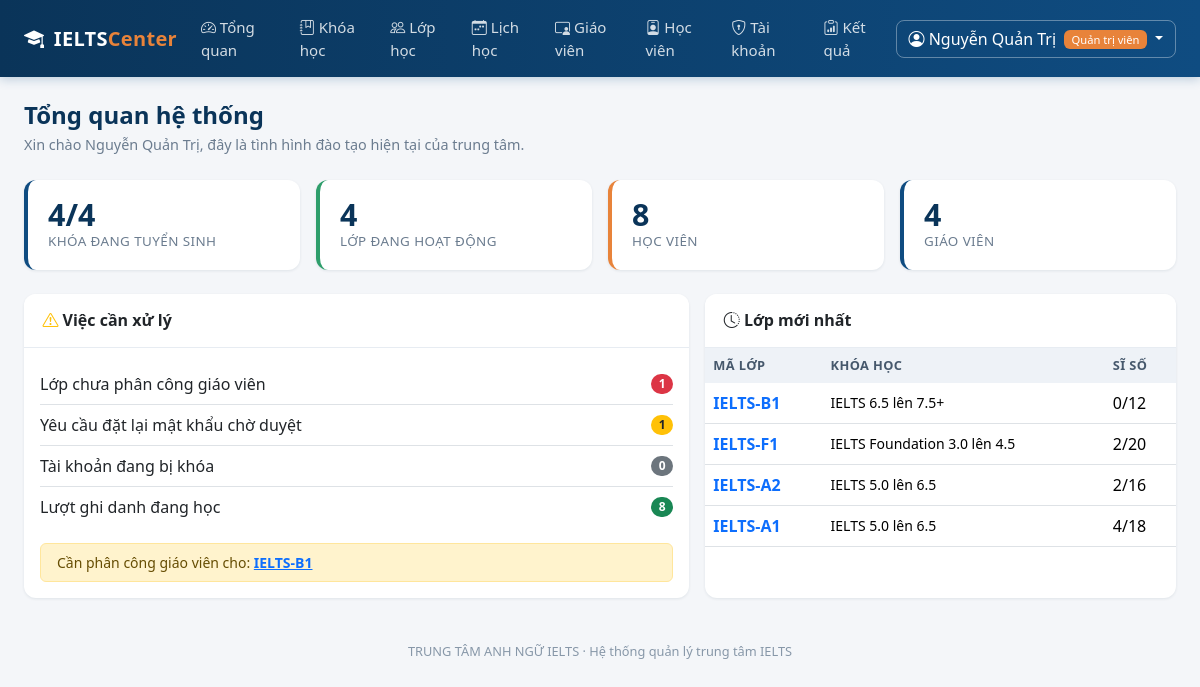
/quan-tri/ (signed in), run on the app's committed database.
### models.py (models this page shows, shortened)
class User(UserMixin, db.Model):
    __tablename__ = "users"
    id = db.Column(db.Integer, primary_key=True)
    username = db.Column(db.String(50), unique=True, nullable=False, index=True)
    password_hash = db.Column(db.String(255), nullable=False)
    role = db.Column(db.String(20), nullable=False, default=ROLE_STUDENT)
    full_name = db.Column(db.String(120), nullable=False)
    email = db.Column(db.String(120))
    phone = db.Column(db.String(20))
    is_locked = db.Column(db.Boolean, default=False, nullable=False)
    failed_logins = db.Column(db.Integer, default=0, nullable=False)
    created_at = db.Column(db.DateTime, default=datetime.now)
    teacher = db.relationship(
        "TeacherProfile", back_populates="user", uselist=False, cascade="all, delete-orphan"
    )
    student = db.relationship(
        "StudentProfile", back_populates="user", uselist=False, cascade="all, delete-orphan"
    )
    @property
    def role_label(self):
        return ROLE_LABELS.get(self.role, self.role)
    @property
    def is_admin(self):
        return self.role == ROLE_ADMIN

class ClassRoom(db.Model):
    __tablename__ = "classes"
    id = db.Column(db.Integer, primary_key=True)
    code = db.Column(db.String(20), unique=True, nullable=False)
    course_id = db.Column(db.Integer, db.ForeignKey("courses.id"), nullable=False)
    teacher_id = db.Column(db.Integer, db.ForeignKey("teacher_profiles.id"))
    room = db.Column(db.String(30))
    start_date = db.Column(db.Date)
    max_size = db.Column(db.Integer, default=20, nullable=False)
    status = db.Column(db.String(20), default="open", nullable=False)
    course = db.relationship("Course", back_populates="classes")
    teacher = db.relationship("TeacherProfile", back_populates="classes")
    schedules = db.relationship(
        "Schedule", back_populates="classroom", cascade="all, delete-orphan"
    )
    enrollments = db.relationship(
        "Enrollment", back_populates="classroom", cascade="all, delete-orphan"
    )
    @property
    def current_size(self):
        return len([e for e in self.enrollments if e.status in ("studying", "reserved")])

class Course(db.Model):
    __tablename__ = "courses"
    id = db.Column(db.Integer, primary_key=True)
    code = db.Column(db.String(20), unique=True, nullable=False)
    name = db.Column(db.String(150), nullable=False)
    entry_band = db.Column(db.Float, nullable=False)
    target_band = db.Column(db.Float, nullable=False)
    sessions = db.Column(db.Integer, nullable=False, default=36)
    tuition = db.Column(db.Integer, nullable=False, default=0)   # hoc phi (VND)
    is_open = db.Column(db.Boolean, default=True, nullable=False)
    description = db.Column(db.Text)
    classes = db.relationship("ClassRoom", back_populates="course")

class Enrollment(db.Model):
    __tablename__ = "enrollments"
    __table_args__ = (db.UniqueConstraint("student_id", "class_id", name="uq_student_class"),)
    id = db.Column(db.Integer, primary_key=True)
    student_id = db.Column(db.Integer, db.ForeignKey("student_profiles.id"), nullable=False)
    class_id = db.Column(db.Integer, db.ForeignKey("classes.id"), nullable=False)
    enrolled_at = db.Column(db.DateTime, default=datetime.now)
    status = db.Column(db.String(20), default="studying", nullable=False)
    student = db.relationship("StudentProfile", back_populates="enrollments")
    classroom = db.relationship("ClassRoom", back_populates="enrollments")
    scores = db.relationship(
        "ScoreRecord", back_populates="enrollment", cascade="all, delete-orphan"
    )

### blueprints/admin.py (the view)
@admin_bp.route("/")
def dashboard():
    stats = {
        "courses": Course.query.count(),
        "open_courses": Course.query.filter_by(is_open=True).count(),
        "classes": ClassRoom.query.count(),
        "teaching_classes": ClassRoom.query.filter(
            ClassRoom.status.in_(["open", "teaching"])
        ).count(),
        "teachers": TeacherProfile.query.count(),
        "students": StudentProfile.query.count(),
        "enrollments": Enrollment.query.filter_by(status="studying").count(),
        "locked_users": User.query.filter_by(is_locked=True).count(),
    }
    pending_resets = PasswordResetRequest.query.filter_by(handled=False).count()
    unassigned = ClassRoom.query.filter(
        ClassRoom.teacher_id.is_(None), ClassRoom.status.in_(["open", "teaching"])
    ).all()
    recent_classes = ClassRoom.query.order_by(ClassRoom.id.desc()).limit(5).all()
    return render_template(
        "admin/dashboard.html",
        stats=stats,
        pending_resets=pending_resets,
        unassigned=unassigned,
        recent_classes=recent_classes,
    )

### blueprints/admin.py (called while the page is built)
@admin_bp.before_request
@admin_required
def _guard():
    return None

### models.py (called while the page is built)
@login_manager.user_loader
def load_user(user_id):
    return db.session.get(User, int(user_id))

### utils.py (called while the page is built)
def role_required(*roles):
    def decorator(view):
        @wraps(view)
        def wrapper(*args, **kwargs):
            if not current_user.is_authenticated:
                flash("Vui lòng đăng nhập để tiếp tục.", "warning")
                return redirect(url_for("auth.login"))
            if current_user.role not in roles:
                abort(403)
            return view(*args, **kwargs)
        return wrapper
    return decorator

### templates/admin/dashboard.html (shortened to what this page needs)
{% extends "base.html" %}
{% block content %}
<h4 class="page-title">Tổng quan hệ thống</h4>
<p class="page-sub mb-4">Xin chào {{ current_user.full_name }}, đây là tình hình đào tạo hiện tại của trung tâm.</p>
<div class="row g-3 mb-4">
  <div class="col-6 col-lg-3">
    <div class="stat-card">
      <div class="stat-value">{{ stats.open_courses }}/{{ stats.courses }}</div>
      <div class="stat-label">Khóa đang tuyển sinh</div>
    </div>
  </div>
  <div class="col-6 col-lg-3">
    <div class="stat-card green">
      <div class="stat-value">{{ stats.teaching_classes }}</div>
      <div class="stat-label">Lớp đang hoạt động</div>
    </div>
  </div>
  <div class="col-6 col-lg-3">
    <div class="stat-card accent">
      <div class="stat-value">{{ stats.students }}</div>
      <div class="stat-label">Học viên</div>
    </div>
  </div>
  <div class="col-6 col-lg-3">
    <div class="stat-card">
      <div class="stat-value">{{ stats.teachers }}</div>
      <div class="stat-label">Giáo viên</div>
    </div>
  </div>
</div>
<div class="row g-3">
  <div class="col-lg-7">
    <div class="card h-100">
      <div class="card-header"><i class="bi bi-exclamation-triangle text-warning"></i> Việc cần xử lý</div>
      <div class="card-body">
        <ul class="list-group list-group-flush">
          <li class="list-group-item d-flex justify-content-between align-items-center px-0">
            Lớp chưa phân công giáo viên
            <span class="badge bg-{{ 'danger' if unassigned else 'secondary' }} rounded-pill">{{ unassigned|length }}</span>
          </li>
          <li class="list-group-item d-flex justify-content-between align-items-center px-0">
            Yêu cầu đặt lại mật khẩu chờ duyệt
            <span class="badge bg-{{ 'warning text-dark' if pending_resets else 'secondary' }} rounded-pill">{{ pending_resets }}</span>
          </li>
          <li class="list-group-item d-flex justify-content-between align-items-center px-0">
            Tài khoản đang bị khóa
            <span class="badge bg-{{ 'danger' if stats.locked_users else 'secondary' }} rounded-pill">{{ stats.locked_users }}</span>
          </li>
          <li class="list-group-item d-flex justify-content-between align-items-center px-0">
            Lượt ghi danh đang học
            <span class="badge bg-success rounded-pill">{{ stats.enrollments }}</span>
          </li>
        </ul>
        {% if unassigned %}
          <div class="alert alert-warning mt-3 mb-0 py-2 small">
            Cần phân công giáo viên cho:
            {% for c in unassigned %}
              <a href="{{ url_for('admin.class_form', class_id=c.id) }}" class="fw-semibold">{{ c.code }}</a>{% if not loop.last %}, {% endif %}
            {% endfor %}
          </div>
        {% endif %}
      </div>
    </div>
  </div>
  <div class="col-lg-5">
    <div class="card h-100">
      <div class="card-header"><i class="bi bi-clock-history"></i> Lớp mới nhất</div>
      <div class="table-responsive">
        <table class="table table-hover mb-0">
          <thead><tr><th>Mã lớp</th><th>Khóa học</th><th>Sĩ số</th></tr></thead>
          <tbody>
          {% for c in recent_classes %}
            <tr>
              <td><a href="{{ url_for('admin.class_detail', class_id=c.id) }}" class="fw-semibold text-decoration-none">{{ c.code }}</a></td>
              <td class="small">{{ c.course.name }}</td>
              <td>{{ c.current_size }}/{{ c.max_size }}</td>
            </tr>
          {% else %}
            <tr><td colspan="3" class="text-center text-muted py-3">Chưa có lớp nào</td></tr>
          {% endfor %}
          </tbody>
        </table>
      </div>
    </div>
  </div>
</div>
{% endblock %}

### templates/base.html (shortened to what this page needs)
<!DOCTYPE html>
<html lang="vi">
<head>
  <link href="{{ url_for('static', filename='vendor/bootstrap/bootstrap.min.css') }}" rel="stylesheet">
  <link href="{{ url_for('static', filename='vendor/bootstrap-icons/bootstrap-icons.min.css') }}" rel="stylesheet">
  <link rel="stylesheet" href="{{ url_for('static', filename='css/style.css') }}">
</head>
<body class="{% if not current_user.is_authenticated %}page-auth{% endif %}">
{% if current_user.is_authenticated %}
<nav class="navbar navbar-expand-lg app-navbar sticky-top">
  <div class="container-fluid px-4">
    <a class="navbar-brand" href="{{ url_for('auth.index') }}">
      <i class="bi bi-mortarboard-fill me-1"></i> IELTS<span class="brand-light">Center</span>
    </a>
    <div class="collapse navbar-collapse" id="mainNav">
      <ul class="navbar-nav me-auto">
        {% if current_user.is_admin %}
          <li class="nav-item"><a class="nav-link" href="{{ url_for('admin.dashboard') }}"><i class="bi bi-speedometer2"></i> Tổng quan</a></li>
          <li class="nav-item"><a class="nav-link" href="{{ url_for('admin.courses') }}"><i class="bi bi-journal-bookmark"></i> Khóa học</a></li>
          <li class="nav-item"><a class="nav-link" href="{{ url_for('admin.classes') }}"><i class="bi bi-people"></i> Lớp học</a></li>
          <li class="nav-item"><a class="nav-link" href="{{ url_for('admin.schedule_management') }}"><i class="bi bi-calendar-week"></i> Lịch học</a></li>
          <li class="nav-item"><a class="nav-link" href="{{ url_for('admin.teachers') }}"><i class="bi bi-person-video3"></i> Giáo viên</a></li>
          <li class="nav-item"><a class="nav-link" href="{{ url_for('admin.students') }}"><i class="bi bi-person-badge"></i> Học viên</a></li>
          <li class="nav-item"><a class="nav-link" href="{{ url_for('admin.accounts') }}"><i class="bi bi-shield-lock"></i> Tài khoản</a></li>
          <li class="nav-item"><a class="nav-link" href="{{ url_for('admin.scores') }}"><i class="bi bi-clipboard-data"></i> Kết quả</a></li>
        {% elif current_user.is_teacher %}
          <li class="nav-item"><a class="nav-link" href="{{ url_for('teacher.dashboard') }}"><i class="bi bi-speedometer2"></i> Lớp giảng dạy</a></li>
          <li class="nav-item"><a class="nav-link" href="{{ url_for('teacher.schedule') }}"><i class="bi bi-calendar-week"></i> Lịch dạy</a></li>
        {% endif %}
      </ul>
      <div class="dropdown">
        <a class="btn btn-user dropdown-toggle" href="#" data-bs-toggle="dropdown">
          <i class="bi bi-person-circle"></i>
          {{ current_user.full_name }}
          <span class="badge role-badge ms-1">{{ current_user.role_label }}</span>
        </a>
      </div>
    </div>
  </div>
</nav>
{% endif %}
<main class="{% if current_user.is_authenticated %}container-fluid px-4 py-4{% else %}auth-wrapper{% endif %}">
  {% block content %}{% endblock %}
</main>
{% if current_user.is_authenticated %}
<footer class="app-footer">
  {{ CENTER_NAME }} · Hệ thống quản lý trung tâm IELTS
</footer>
{% endif %}
</body>
</html>

### static/css/style.css (style rules this page uses)
:root { --brand: #0f4c81; --brand-dark: #0a3459; --brand-light: #4a90c2; --accent: #e8833a; --surface: #f4f6f9; }
body { background: var(--surface); font-family: "Segoe UI", Roboto, "Helvetica Neue", Arial, sans-serif; color: #23303d; min-height: 100vh; }
.app-navbar { background: linear-gradient(90deg, var(--brand-dark), var(--brand)); box-shadow: 0 2px 10px rgba(15, 76, 129, .25); }
.app-navbar .navbar-brand { color: #fff; font-weight: 700; letter-spacing: .3px; }
.app-navbar .brand-light { color: var(--accent); }
.app-navbar .nav-link { color: rgba(255, 255, 255, .82); font-size: .94rem; padding: .5rem .85rem; border-radius: 6px; }
.btn-user { color: #fff; border: 1px solid rgba(255,255,255,.35); border-radius: 8px; }
.role-badge { background: var(--accent); font-weight: 500; font-size: .7rem; }
.card { border: none; border-radius: 12px; box-shadow: 0 1px 3px rgba(16, 40, 66, .09); }
.card-header { background: #fff; border-bottom: 1px solid #e7ecf2; font-weight: 600; border-radius: 12px 12px 0 0 !important; padding: .9rem 1.15rem; }
.page-title { font-weight: 700; color: var(--brand-dark); margin-bottom: .25rem; }
.page-sub { color: #6b7c8f; font-size: .9rem; }
.stat-card { border-radius: 12px; padding: 1.15rem 1.25rem; background: #fff; border-left: 4px solid var(--brand); box-shadow: 0 1px 3px rgba(16, 40, 66, .09); height: 100%; }
.stat-card .stat-value { font-size: 1.9rem; font-weight: 700; color: var(--brand-dark); line-height: 1.1; }
.stat-card .stat-label { color: #6b7c8f; font-size: .84rem; text-transform: uppercase; letter-spacing: .4px; }
.stat-card.accent { border-left-color: var(--accent); }
.stat-card.green { border-left-color: #2e9e6b; }
.table thead th { background: #eef2f7; color: #46586c; font-size: .8rem; text-transform: uppercase; letter-spacing: .4px; border-bottom: none; }
.table td, .table th { vertical-align: middle; }
.app-footer { text-align: center; color: #8797a8; font-size: .8rem; padding: 1.25rem 0 2rem; }

### data on the page
User: full_name "Nguyễn Quản Trị", role_label "Quản trị viên"
ClassRoom: code "IELTS-B1", course.name "IELTS 6.5 lên 7.5+", current_size "0", max_size "12"
ClassRoom: code "IELTS-F1", course.name "IELTS Foundation 3.0 lên 4.5", current_size "2", max_size "20"
ClassRoom: code "IELTS-A2", course.name "IELTS 5.0 lên 6.5", current_size "2", max_size "16"
ClassRoom: code "IELTS-A1", course.name "IELTS 5.0 lên 6.5", current_size "4", max_size "18"

### other printed values
{{ stats.open_courses }} "4"
{{ stats.courses }} "4"
{{ stats.teaching_classes }} "4"
{{ stats.students }} "8"
{{ stats.teachers }} "4"
{{ unassigned|length }} "1"
{{ pending_resets }} "1"
{{ stats.locked_users }} "0"
{{ stats.enrollments }} "8"
{{ CENTER_NAME }} "TRUNG TÂM ANH NGỮ IELTS"
